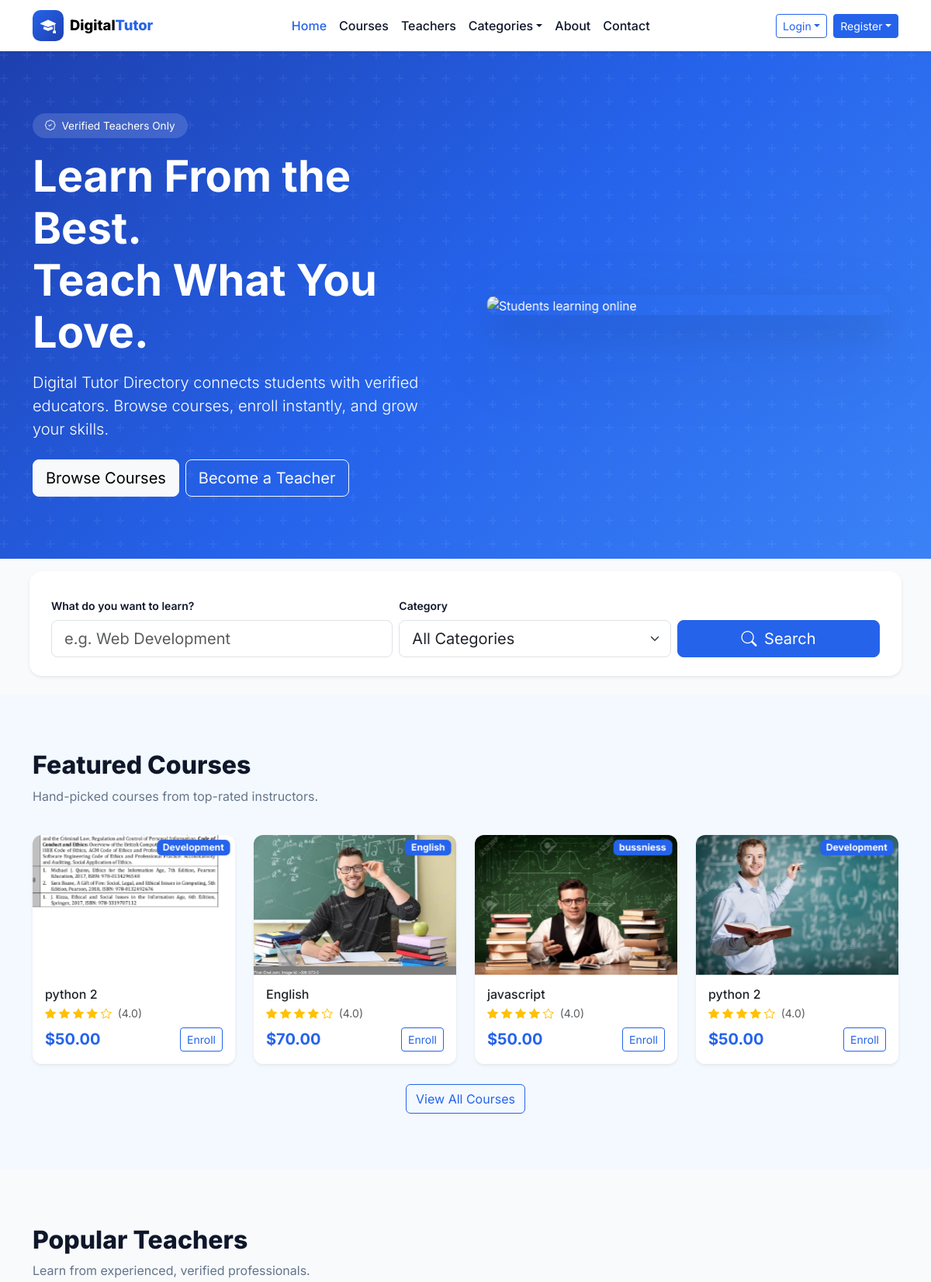
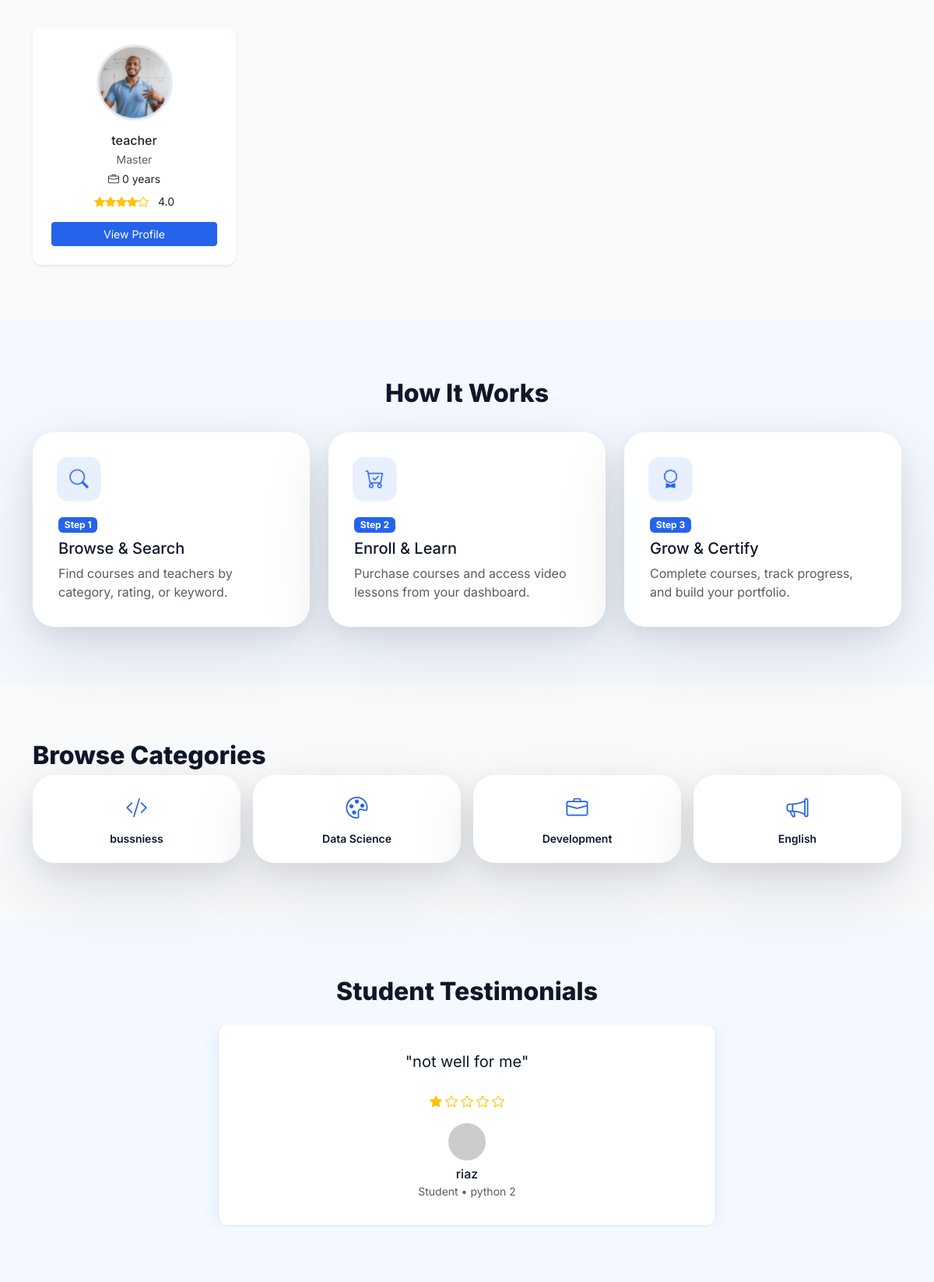
Page /pages/home.php (upper part) on the committed database (2 pictures, top to bottom).
### tables this page shows
CREATE TABLE courses (
  id INT UNSIGNED AUTO_INCREMENT PRIMARY KEY,
  teacher_id INT UNSIGNED NOT NULL,
  category_id INT UNSIGNED NOT NULL,
  title VARCHAR(200) NOT NULL,
  slug VARCHAR(220) NOT NULL,
  description TEXT NOT NULL,
  price DECIMAL(10,2) NOT NULL DEFAULT 0,
  thumb VARCHAR(255) DEFAULT 'assets/images/avatars/placeholder.svg',
  status ENUM('draft','pending','published','rejected') NOT NULL DEFAULT 'pending',
  rating DECIMAL(3,2) NOT NULL DEFAULT 0,
  created_at TIMESTAMP DEFAULT CURRENT_TIMESTAMP,
  updated_at TIMESTAMP DEFAULT CURRENT_TIMESTAMP ON UPDATE CURRENT_TIMESTAMP,
  FOREIGN KEY (teacher_id) REFERENCES users(id) ON DELETE CASCADE,
  FOREIGN KEY (category_id) REFERENCES categories(id),
  INDEX idx_courses_status (status),
  INDEX idx_courses_teacher (teacher_id)
);

CREATE TABLE categories (
  id INT UNSIGNED AUTO_INCREMENT PRIMARY KEY,
  name VARCHAR(80) NOT NULL UNIQUE,
  slug VARCHAR(80) NOT NULL UNIQUE
);

CREATE TABLE users (
  id INT UNSIGNED AUTO_INCREMENT PRIMARY KEY,
  name VARCHAR(120) NOT NULL,
  email VARCHAR(190) NOT NULL UNIQUE,
  phone VARCHAR(30) DEFAULT NULL,
  password_hash VARCHAR(255) NOT NULL,
  role ENUM('student','teacher','admin') NOT NULL DEFAULT 'student',
  status ENUM('active','inactive','pending','pending_verification') NOT NULL DEFAULT 'active',
  email_verified_at TIMESTAMP NULL DEFAULT NULL,
  remember_token_hash VARCHAR(255) DEFAULT NULL,
  remember_token_expires DATETIME DEFAULT NULL,
  bio TEXT DEFAULT NULL,
  avatar VARCHAR(255) DEFAULT NULL,
  created_at TIMESTAMP DEFAULT CURRENT_TIMESTAMP,
  updated_at TIMESTAMP DEFAULT CURRENT_TIMESTAMP ON UPDATE CURRENT_TIMESTAMP,
  INDEX idx_users_role (role),
  INDEX idx_users_status (status)
);

CREATE TABLE `course_reviews` (
  `id` int(10) UNSIGNED NOT NULL,
  `student_id` int(10) UNSIGNED NOT NULL,
  `course_id` int(10) UNSIGNED NOT NULL,
  `teacher_id` int(10) UNSIGNED NOT NULL,
  `course_rating` tinyint(3) UNSIGNED NOT NULL DEFAULT 0,
  `teacher_rating` tinyint(3) UNSIGNED NOT NULL DEFAULT 0,
  `comment` text DEFAULT NULL,
  `created_at` timestamp NOT NULL DEFAULT current_timestamp(),
  `updated_at` timestamp NOT NULL DEFAULT current_timestamp() ON UPDATE current_timestamp()
);

### pages/home.php (the view, shortened to what the rows shown need)
<?php
require_once __DIR__ . '/../components/config.php';
$courses = mockCourses();
$teachers = mockTeachers();
$categories = getCategoriesWithCourses();
require_once __DIR__ . '/../components/head.php';
require_once __DIR__ . '/../components/navbar.php';
?>
<section class="hero">
  <div class="container">
    <div class="row align-items-center g-5">
      <div class="col-lg-6 fade-up">
        <h1 class="display-4 fw-bold mb-3">Learn From the Best.<br>Teach What You Love.</h1>
      </div>
    </div>
  </div>
</section>
<section class="section">
  <div class="container">
    <h2 class="section-title">Featured Courses</h2>
    <div class="row g-4">
      <?php foreach (array_slice($courses, 0, 4) as $course): ?>
      <div class="col-sm-6 col-lg-3 fade-up">
        <?php require __DIR__ . '/../components/course-card.php'; ?>
      </div>
      <?php endforeach; ?>
    </div>
  </div>
</section>
<section class="section section--alt">
  <div class="container">
    <h2 class="section-title">Popular Teachers</h2>
    <div class="row g-4">
      <?php foreach ($teachers as $teacher): ?>
      <div class="col-sm-6 col-lg-3 fade-up">
        <?php require __DIR__ . '/../components/teacher-card.php'; ?>
      </div>
      <?php endforeach; ?>
    </div>
  </div>
</section>
<section class="section">
  <div class="container">
    <h2 class="section-title text-center">How It Works</h2>
  </div>
</section>
<section class="section section--alt">
  <div class="container">
    <h2 class="section-title">Browse Categories</h2>
    <div class="row g-3">
      <?php
      $icons = ['bi-code-slash','bi-palette','bi-briefcase','bi-megaphone','bi-graph-up','bi-camera','bi-music-note','bi-translate'];
      foreach ($categories as $i => $cat):
        $catName = is_array($cat) ? $cat['name'] : $cat;
      ?>
      <div class="col-6 col-md-3 fade-up">
        <a href="<?= url('pages/courses.php?category=' . urlencode($catName)) ?>" class="category-pill">
          <i class="bi <?= $icons[$i % count($icons)] ?>"></i>
          <span class="small fw-semibold"><?= htmlspecialchars($catName) ?></span>
        </a>
      </div>
      <?php endforeach; ?>
    </div>
  </div>
</section>
<section class="section">
  <div class="container">
    <h2 class="section-title text-center mb-4">Student Testimonials</h2>
    <?php $testimonials = get_homepage_testimonials(); ?>
    <?php if (!empty($testimonials)): ?>
    <div id="testimonialCarousel" class="carousel slide" data-bs-ride="carousel">
      <div class="carousel-inner">
        <?php foreach ($testimonials as $i => $t): ?>
        <div class="carousel-item <?= $i === 0 ? 'active' : '' ?>">
          <div class="testimonial-card text-center mx-auto" style="max-width:640px">
            <p class="fs-5 mb-4">"<?= htmlspecialchars($t['text']) ?>"</p>
            <div class="d-flex justify-content-center gap-1 mb-3">
              <?= renderStars((float) ($t['rating'] ?? 0)) ?>
            </div>
            <img src="https://ui-avatars.com/api/?name=<?= urlencode($t['name']) ?>&background=2563EB&color=fff" alt="">
            <h6 class="mt-2 mb-0"><?= htmlspecialchars($t['name']) ?></h6>
            <small class="text-muted"><?= htmlspecialchars($t['role']) ?></small>
          </div>
        </div>
        <?php endforeach; ?>
      </div>
    </div>
    <?php else: ?>
    <div class="text-center text-muted py-3">Student testimonials will appear here once learners leave course reviews.</div>
    <?php endif; ?>
  </div>
</section>
<?php
require_once __DIR__ . '/../components/public-footer-scripts.php';

### components/course-card.php (shortened to what the rows shown need)
<?php $displayRating = (float) ($course['teacher_rating'] ?: $course['rating']); ?>
<article class="course-card card h-100 border-0 shadow-sm"
  data-category="<?= htmlspecialchars($course['category']) ?>"
  data-price="<?= (float)$course['price'] ?>"
  data-rating="<?= $displayRating ?>"
  data-teacher="<?= htmlspecialchars($course['teacher']) ?>"
  data-search="<?= htmlspecialchars(strtolower($course['title'] . ' ' . $course['teacher'] . ' ' . $course['category'] . ' ' . ($course['desc'] ?? ''))) ?>">
  <div class="course-card__thumb position-relative overflow-hidden">
    <img src="<?= media_url($course['thumb'], 'assets/images/avatars/placeholder.svg') ?>" class="card-img-top" alt="<?= htmlspecialchars($course['title']) ?>" onerror="this.onerror=null;this.src='<?= media_url('assets/images/avatars/placeholder.svg') ?>'">
    <span class="badge bg-primary position-absolute top-0 end-0 m-2"><?= htmlspecialchars($course['category']) ?></span>
  </div>
  <div class="card-body d-flex flex-column">
    <h3 class="h6 card-title mb-1"><?= htmlspecialchars($course['title']) ?></h3>
    <div class="rating-stars small mb-2">
      <?php $r = $displayRating; for ($i = 1; $i <= 5; $i++): ?>
        <i class="bi bi-star<?= $i <= floor($r) ? '-fill' : ($i - $r < 1 ? '-half' : '') ?> text-warning"></i>
      <?php endfor; ?>
      <span class="text-muted ms-1">(<?= number_format($r, 1) ?>)</span>
    </div>
    <div class="mt-auto d-flex justify-content-between align-items-center">
      <strong class="text-primary fs-5">$<?= number_format($course['price'], 2) ?></strong>
      <a href="<?= url('pages/course-detail.php?id=' . (int)$course['id']) ?>" class="btn btn-sm btn-outline-primary">Enroll</a>
    </div>
  </div>
</article>

### components/teacher-card.php (shortened to what the rows shown need)
<?php $teacherSubjects = $teacher['subjects'] ?? array_values(array_filter(array_map('trim', explode(',', (string) ($teacher['subject'] ?? ''))))); ?>
<?php $teacherCategories = $teacher['categories'] ?? $teacherSubjects; ?>
<article class="teacher-card card h-100 border-0 shadow-sm text-center p-4"
  data-category="<?= htmlspecialchars(implode('|', $teacherCategories)) ?>"
  data-subject="<?= htmlspecialchars(implode('|', $teacherSubjects)) ?>"
  data-rating="<?= (float)$teacher['rating'] ?>"
  data-experience="<?= (int)filter_var($teacher['experience'], FILTER_SANITIZE_NUMBER_INT) ?>"
  data-search="<?= htmlspecialchars(strtolower($teacher['name'] . ' ' . $teacher['qualification'] . ' ' . implode(' ', $teacherSubjects) . ' ' . implode(' ', $teacherCategories) . ' ' . $teacher['bio'])) ?>">
  <img src="<?= media_url($teacher['photo']) ?>" class="teacher-card__avatar rounded-circle mx-auto mb-3" alt="<?= htmlspecialchars($teacher['name']) ?>" onerror="this.onerror=null;this.src='<?= media_url('') ?>'">
  <h3 class="h6 mb-1"><?= htmlspecialchars($teacher['name']) ?></h3>
  <p class="text-muted small mb-1"><?= htmlspecialchars($teacher['qualification']) ?></p>
  <p class="small mb-2"><i class="bi bi-briefcase me-1"></i><?= htmlspecialchars($teacher['experience']) ?></p>
  <div class="rating-stars small mb-3">
    <?= renderStars((float)$teacher['rating']) ?>
    <span class="ms-2"><?= number_format($teacher['rating'], 1) ?></span>
  </div>
  <a href="<?= url('pages/teacher-profile.php?id=' . (int)$teacher['id']) ?>" class="btn btn-sm btn-primary w-100">View Profile</a>
</article>

### components/config.php (shortened to what the rows shown need)
<?php
require_once __DIR__ . '/database.php';
require_once __DIR__ . '/../includes/data.php';
function url(string $path = ''): string
{
    return rtrim(BASE_URL, '/') . '/' . ltrim($path, '/');
}
function media_url(?string $path, string $fallback = 'assets/images/avatars/placeholder.svg'): string
{
    $path = trim((string) $path);
    $fallback = trim($fallback);
    $projectRoot = dirname(__DIR__) . DIRECTORY_SEPARATOR;
    $resolveExistingPath = function (string $candidate) use ($projectRoot): ?string {
        if ($candidate === '') {
            return null;
        }
        if (preg_match('#^https?://#i', $candidate)) {
            return $candidate;
        }
        if (str_starts_with($candidate, BASE_URL . '/')) {
            return $candidate;
        }
        if (str_starts_with($candidate, '/')) {
            $candidate = ltrim($candidate, '/');
        }
        $relativePath = ltrim($candidate, '/');
        $fullPath = $projectRoot . str_replace('/', DIRECTORY_SEPARATOR, $relativePath);
        if ($relativePath !== '' && file_exists($fullPath)) {
            return url($relativePath);
        }
        return null;
    };
    if ($path !== '') {
        $resolvedPath = $resolveExistingPath($path);
        if ($resolvedPath !== null) {
            return $resolvedPath;
        }
    }
    if ($fallback !== '') {
        $resolvedFallback = $resolveExistingPath($fallback);
        if ($resolvedFallback !== null) {
            return $resolvedFallback;
        }
    }
    return url($fallback !== '' ? $fallback : 'assets/images/avatars/placeholder.svg');
}
function renderStars(float $rating, int $max = 5): string
{
    $html = '';
    for ($i = 1; $i <= $max; $i++) {
        if ($rating >= $i) {
            $html .= '<i class="bi bi-star-fill text-warning"></i>';
        } elseif ($rating >= $i - 0.5) {
            $html .= '<i class="bi bi-star-half text-warning"></i>';
        } else {
            $html .= '<i class="bi bi-star text-warning"></i>';
        }
    }
    return $html;
}
function mockCourses(): array { return getCourses(true); }
function mockTeachers(): array { return getTeachers(true); }

### rows in the picture
courses: thumb (picture), category.name "Development", title "python 2", r "4.0", price "50.00"
courses: thumb (picture), category.name "English", title "English", r "4.0", price "70.00"
courses: thumb (picture), category.name "bussniess", title "javascript", r "4.0", price "50.00"
courses: thumb (picture), category.name "Development", title "python 2", r "4.0", price "50.00"
users: avatar (picture), name "teacher", qualification "Master", experience "0 years", rating "4.0"
categories: name "bussniess"
categories: name "Data Science"
categories: name "Development"
categories: name "English"
course_reviews: comment "not well for me", course_rating 1 (drawn), users.name "riaz", role "Student • python 2"

### other values in the picture
$step['title'] "Browse & Search"
$step['text'] "Find courses and teachers by category, rating, or keyword."
$step['title'] "Enroll & Learn"
$step['text'] "Purchase courses and access video lessons from your dashboard."
$step['title'] "Grow & Certify"
$step['text'] "Complete courses, track progress, and build your portfolio."
